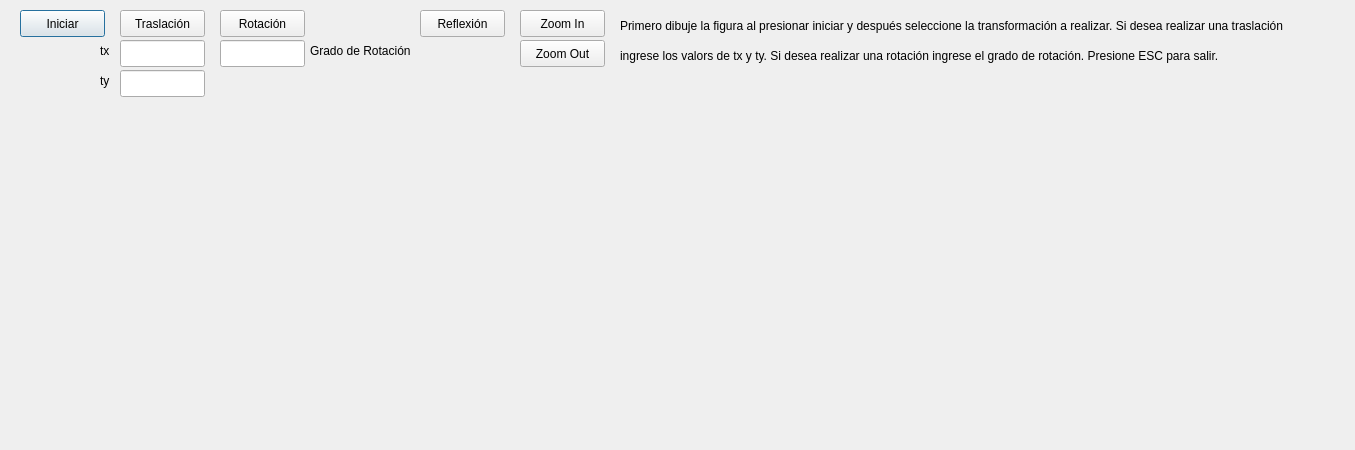
<?xml version="1.0" encoding="UTF-8"?>
<ui version="4.0">
 <class>rectPrismWindow</class>
 <widget class="QDialog" name="rectPrismWindow">
  <property name="geometry">
   <rect>
    <x>0</x>
    <y>0</y>
    <width>1355</width>
    <height>450</height>
   </rect>
  </property>
  <property name="windowTitle">
   <string>Arcos</string>
  </property>
  <widget class="QPushButton" name="pushButton">
   <property name="geometry">
    <rect>
     <x>20</x>
     <y>10</y>
     <width>85</width>
     <height>27</height>
    </rect>
   </property>
   <property name="text">
    <string>Iniciar</string>
   </property>
  </widget>
  <widget class="QPushButton" name="pushButton_2">
   <property name="geometry">
    <rect>
     <x>120</x>
     <y>10</y>
     <width>85</width>
     <height>27</height>
    </rect>
   </property>
   <property name="cursor">
    <cursorShape>UpArrowCursor</cursorShape>
   </property>
   <property name="text">
    <string>Traslación</string>
   </property>
  </widget>
  <widget class="QPushButton" name="pushButton_3">
   <property name="geometry">
    <rect>
     <x>220</x>
     <y>10</y>
     <width>85</width>
     <height>27</height>
    </rect>
   </property>
   <property name="text">
    <string>Rotación</string>
   </property>
  </widget>
  <widget class="QPushButton" name="pushButton_4">
   <property name="geometry">
    <rect>
     <x>520</x>
     <y>10</y>
     <width>85</width>
     <height>27</height>
    </rect>
   </property>
   <property name="text">
    <string>Zoom In</string>
   </property>
  </widget>
  <widget class="QPushButton" name="pushButton_5">
   <property name="geometry">
    <rect>
     <x>520</x>
     <y>40</y>
     <width>85</width>
     <height>27</height>
    </rect>
   </property>
   <property name="text">
    <string>Zoom Out</string>
   </property>
  </widget>
  <widget class="QPushButton" name="pushButton_6">
   <property name="geometry">
    <rect>
     <x>420</x>
     <y>10</y>
     <width>85</width>
     <height>27</height>
    </rect>
   </property>
   <property name="text">
    <string>Reflexión</string>
   </property>
  </widget>
  <widget class="QLabel" name="label">
   <property name="geometry">
    <rect>
     <x>620</x>
     <y>10</y>
     <width>821</width>
     <height>31</height>
    </rect>
   </property>
   <property name="text">
    <string>Primero dibuje la figura al presionar iniciar y después seleccione la transformación a realizar. Si desea realizar una traslación</string>
   </property>
  </widget>
  <widget class="QLabel" name="label_2">
   <property name="geometry">
    <rect>
     <x>620</x>
     <y>40</y>
     <width>821</width>
     <height>31</height>
    </rect>
   </property>
   <property name="text">
    <string>ingrese los valors de tx y ty. Si desea realizar una rotación ingrese el grado de rotación. Presione ESC para salir.</string>
   </property>
  </widget>
  <widget class="QLineEdit" name="lineEdit">
   <property name="geometry">
    <rect>
     <x>120</x>
     <y>40</y>
     <width>85</width>
     <height>27</height>
    </rect>
   </property>
   <property name="clearButtonEnabled">
    <bool>true</bool>
   </property>
  </widget>
  <widget class="QLineEdit" name="lineEdit_2">
   <property name="geometry">
    <rect>
     <x>220</x>
     <y>40</y>
     <width>85</width>
     <height>27</height>
    </rect>
   </property>
   <property name="autoFillBackground">
    <bool>false</bool>
   </property>
   <property name="clearButtonEnabled">
    <bool>true</bool>
   </property>
  </widget>
  <widget class="QLabel" name="label_3">
   <property name="geometry">
    <rect>
     <x>100</x>
     <y>40</y>
     <width>16</width>
     <height>21</height>
    </rect>
   </property>
   <property name="text">
    <string>tx</string>
   </property>
  </widget>
  <widget class="QLineEdit" name="lineEdit_3">
   <property name="geometry">
    <rect>
     <x>120</x>
     <y>70</y>
     <width>85</width>
     <height>27</height>
    </rect>
   </property>
   <property name="clearButtonEnabled">
    <bool>true</bool>
   </property>
  </widget>
  <widget class="QLabel" name="label_4">
   <property name="geometry">
    <rect>
     <x>100</x>
     <y>70</y>
     <width>16</width>
     <height>21</height>
    </rect>
   </property>
   <property name="text">
    <string>ty</string>
   </property>
  </widget>
  <widget class="QLabel" name="label_5">
   <property name="geometry">
    <rect>
     <x>310</x>
     <y>40</y>
     <width>111</width>
     <height>21</height>
    </rect>
   </property>
   <property name="text">
    <string>Grado de Rotación</string>
   </property>
  </widget>
 </widget>
 <resources/>
 <connections/>
</ui>
